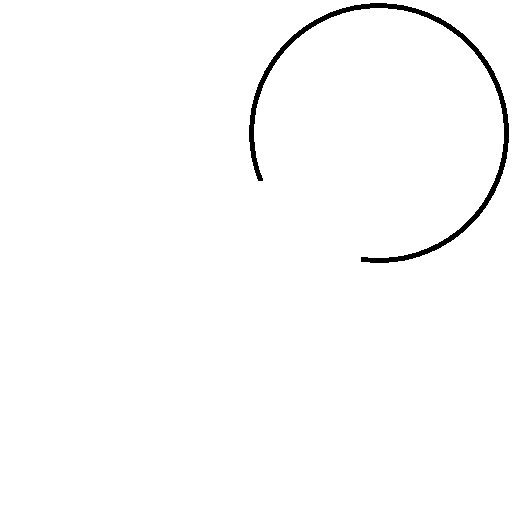
#> input picture sample/cut-ring.png, 512 x 512 px, found by its file name
$ python main.py
#> lines starting #> are read from the running program, lines starting #| are printed output that depends on the picture; after the words box and inside, x2 and y2 are one past the last pixel; in counts of white or black regions, pixels touching at a corner belong together
#flatland


# Imports


import numpy as np
import scipy.ndimage as ndimage
import matplotlib.pyplot as plt
from numba import autojit


# Global variables
## global items: img, x_max, y_max, DEBUG


img_file = "cut-ring.png"
img = ndimage.imread(img_file, mode = "L")
#> img: shape (512, 512); 98.7% white; 1 black region, box (x1, y1, x2, y2) and area: (249, 3, 509, 263) 3323
x_max, y_max = img.shape[0], img.shape[1]
#> x_max = 512; y_max = 512
DEBUG=True


# Init Script


plt.imshow(img,origin='lower')
plt.show()
print(img.shape)
#| (512, 512)
print(x_max,y_max)
#| 512 512


# Functions


@autojit(nopython=False)
def ray_coord(coord,theta):
    # for ray_([x,y],theta) returns co-ordinates of pixels on that ray
    x, y = coord
    coord_lst = []
    if abs(theta) < np.pi/2:
        for i in range(x+1,x_max):
            temp_y = y+int((i-x)*np.tan(theta))
            if temp_y >= y_max:
                break
            coord_lst.append([i,temp_y])
    else:
        for i in range(0,x):
            temp_y = y-1+int((x-i)*np.tan(theta))
            if temp_y < 0:
                break
            coord_lst.append([i,temp_y])
        coord_lst = coord_lst[::-1]
    return np.array(coord_lst)


@autojit(nopython=False)
def ray_coords_dda(pos,theta):
    """
      \2|1/
      3\|/0
     ---+---
      4/|\7
      /5|6\
    """
    #digital differential analyzer algo
    x0,y0 = pos
    m=np.tan(theta)
    pi = np.pi
    theta = theta%(2*pi)
    coord_lst=[]
    if  0 <= theta < pi/4 : # Octant 0
        for i,x in enumerate(range(x0,x_max)):
            y = int(y0+i*m)
            coord_lst.append([x,y])
    elif pi/4 <= theta < 3*pi/4 : # Octant 1,2
        for i,y in enumerate(range(y0,y_max)):
            x = int(x0+i*1/m)
            coord_lst.append([x,y])
    elif 3*pi/4 <= theta < 5*pi/4 : # Octant 3,4
        for i,x in enumerate(range(x0,0,-1)):
            y = int(x0+i*m)
            coord_lst.append([x,y])
    elif 5*pi/4 <= theta < 7*pi/4 : # Octant 5,6
        for i,y in enumerate(range(y0,0,-1)):
            x = int(y0+i*1/m)
            coord_lst.append([x,y])
    elif 7*pi/4 <= theta < 2*pi : #Octant 7
        for i,x in enumerate(range(x0,x_max)):
            y = int(y0+i*m)
            coord_lst.append([x,y])

    return np.array(coord_lst)


ray_coords_dda([10,10],0.7857) #45deg
ray_coords_dda([10,10],2.3571) #135deg


#@autojit(nopython=False)
def ray_hit(coord,theta):
    # retruns first coloured pixel value.
#> called with theta = 2.36
    x, y = coord
    coord_lst = ray_coords_dda([x,y],theta)
    ans = 255    #default value
    for i, val in enumerate(coord_lst):
        if img[val[0],val[1]] != 255: # 255 = White in 8bit Binary_Image
            ans = img[val[0],val[1]]
            break
    return ans

a=ray_hit([10,10],2.357) #135
a=ray_hit([10,10],0.7857) #45


def angle_view(coord,theta_range,theta_res):
    # returns array of first coloured pixel value for theta limits.
    # theta_res = scale_resolution ie. 360*x
#> called with theta_res = 0.1
    theta_min, theta_max = theta_range # min & max - convention should be followed always
    out = []
    n_points = int((theta_max-theta_min)*(180/np.pi)*theta_res)
    for theta in np.linspace(theta_min,theta_max,n_points):
        out.append(ray_hit(coord,theta))
    return np.array(out).reshape(1,-1)

a=angle_view([10,10],[0,2*np.pi],0.1).reshape(1,-1)


def showview(t=0, pos=[0,0], theta=np.pi/4, fig=None, ax=None, theta_res=1, AOV=2*np.pi/3, layout='strip'):
    """
    pos=[x,y] | must be inside image bounds
    theta     | angle(in radians) at which flatlander views.
    theta_res | no of vision cells per unit degree
    AOV       | angle of vision (in radiians)

    """
    theta_min, theta_max = theta - AOV/2, theta + AOV/2    #AOV = angle of vision
    theta_range = [theta_min, theta_max]
    view = angle_view(pos,theta_range,theta_res)
    if layout=='strip':
        if not fig:
            fig = plt.figure()
        if not ax:
            ax = fig.add_axes([0, 0, 1, 1])    #Full window
            ax.axis('off')    #no-ticks
        if DEBUG:
            ax = fig.add_subplot(111) #Default axes with ticks etc.
            ax.axis('on')
            pass
        extent= [np.rad2deg(theta_min),np.rad2deg(theta_max),-0.5,0.5]
        plt.imshow(view, aspect=1, origin = 'lower', extent=extent)
    return fig, ax

showview(pos=[2,2]);plt.show()
#> after `showview(pos=[2, 2])`:
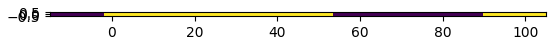
#> figure drawn by matplotlib, 1 panel


def draw_ray(pos, theta, img, ax=None, color=128):
    #Note: This draws directly onto image. Does not copy automatically. So pass a copy if required.
    if not ax:
        fig,ax = plt.subplots()
    diagonalxs, diagonalys =  ray_coords_dda(pos, theta).T
    #print (diagonalxs, diagonalys)
    img [diagonalxs, diagonalys] = color
    ax.imshow(img, origin='lower');plt.show()
